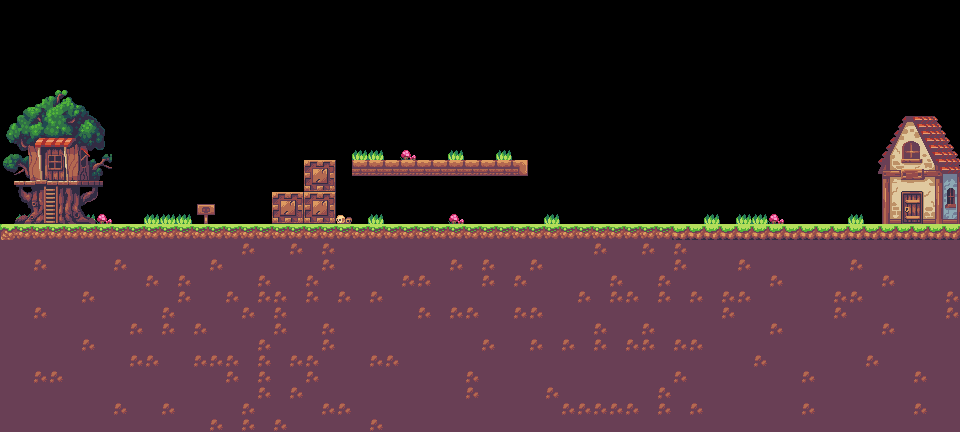

A 2D game scene composited from a Tiled map and its tileset images. What follows is a short description and the map's XML, with each tile layer's data collapsed to a summary:
An orthogonal 60x27 tile map with 16x16 px tiles, 4 tile layers (vegetation, ground, fond, arbre), 5 tilesets and 19 objects (9x gems, 5x ground, endButton, player, oposum, ...).

<map version="1.8" tiledversion="1.8.0" orientation="orthogonal" renderorder="right-down" width="60" height="27" tilewidth="16" tileheight="16" infinite="0" nextlayerid="12" nextobjectid="38">
 <tileset firstgid="1" name="props" tilewidth="16" tileheight="16" tilecount="364" columns="26">
  <image source="props.png" width="416" height="224" />
 </tileset>
 <tileset firstgid="365" name="middle" tilewidth="16" tileheight="16" tilecount="253" columns="11">
  <image source="middle.png" width="176" height="368" />
 </tileset>
 <tileset firstgid="618" name="back" tilewidth="16" tileheight="16" tilecount="360" columns="24">
  <image source="back.png" width="384" height="240" />
 </tileset>
 <tileset firstgid="978" name="tileset" tilewidth="16" tileheight="16" tilecount="575" columns="25">
  <image source="tileset.png" width="400" height="368" />
 </tileset>
 <tileset firstgid="1553" name="tree-house" tilewidth="16" tileheight="16" tilecount="63" columns="7">
  <image source="tree-house.png" width="119" height="144" />
 </tileset>
 <objectgroup id="6" name="grounds">
  <object id="26" name="ground" type="ground" x="0" y="224" width="960" height="189" />
  <object id="31" name="ground" type="ground" x="944" y="1" width="16" height="223" />
  <object id="35" name="ground" type="ground" x="272" y="192" width="64" height="64" />
  <object id="36" name="ground" type="ground" x="304" y="160" width="32" height="131" />
  <object id="37" name="ground" type="ground" x="352" y="160" width="176" height="16" />
 </objectgroup>
 <objectgroup id="9" name="gems">
  <object id="14" name="gems" type="gems" x="160" y="176" width="16" height="16" />
  <object id="15" name="gems" type="gems" x="192" y="176" width="16" height="16" />
  <object id="16" name="gems" type="gems" x="400" y="192" width="16" height="16" />
  <object id="17" name="gems" type="gems" x="560" y="176" width="16" height="16" />
  <object id="18" name="gems" x="624" y="176" width="16" height="16" />
  <object id="27" name="gems" x="736" y="176" width="16" height="16" />
  <object id="28" name="gems" x="768" y="176" width="16" height="16" />
  <object id="29" name="gems" x="800" y="176" width="16" height="16" />
  <object id="32" name="gems" x="352" y="192" width="16" height="16" />
 </objectgroup>
 <objectgroup id="10" name="endButton">
  <object id="19" name="endButton" type="endButton" x="888" y="144" width="48" height="48" />
 </objectgroup>
 <objectgroup id="7" name="player">
  <object id="11" name="player" type="player" x="48" y="192" width="32" height="32" />
 </objectgroup>
 <objectgroup id="8" name="enemies">
  <object id="12" name="oposum" type="oposum" x="464" y="192" width="32" height="32" />
  <object id="13" name="eagle" type="eagle" x="752" y="96" width="32" height="32" />
  <object id="33" name="frogs" type="frogs" x="384" y="128" width="32" height="32" />
 </objectgroup>
 <layer id="4" name="vegetation" width="60" height="27">
  <data>[1620 cells, 46 non-empty, 25 distinct tile ids]</data>
 </layer>
 <layer id="3" name="ground" width="60" height="27">
  <data>[1620 cells, 803 non-empty, 11 distinct tile ids]</data>
 </layer>
 <layer id="11" name="fond" width="60" height="27">
  <data>[1620 cells, 0 non-empty, 0 distinct tile ids]</data>
 </layer>
 <layer id="5" name="arbre" width="60" height="27">
  <data>[1620 cells, 119 non-empty, 115 distinct tile ids]</data>
 </layer>
</map>
